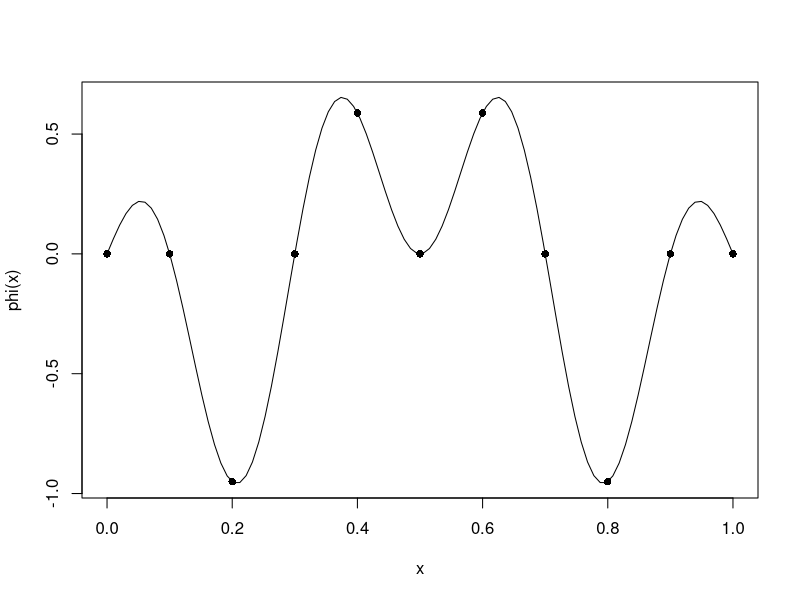
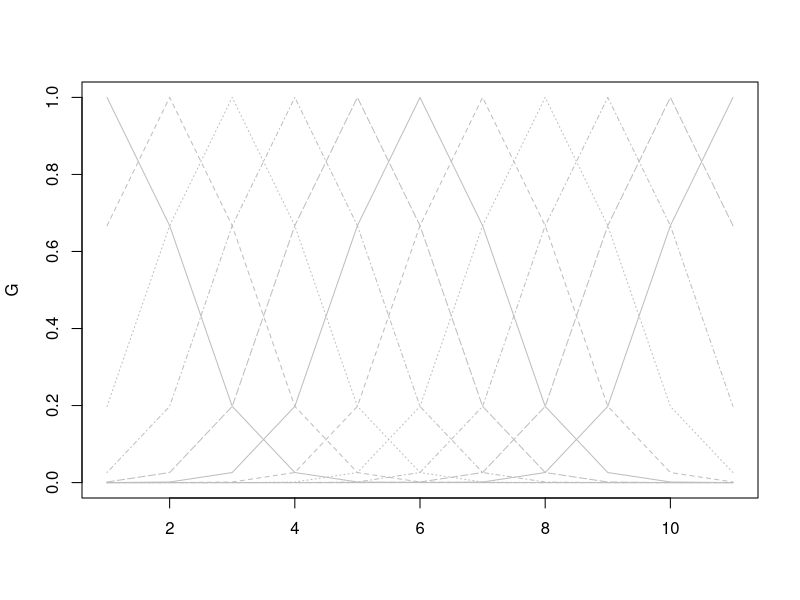
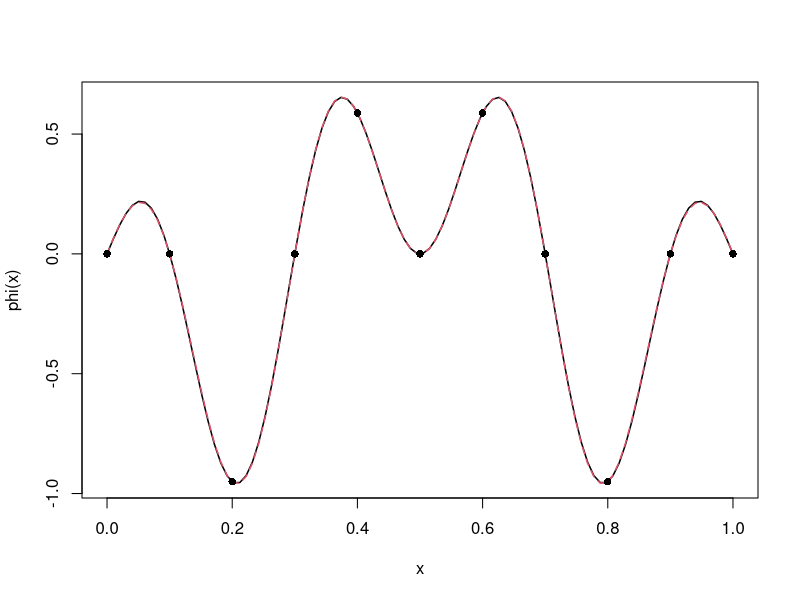
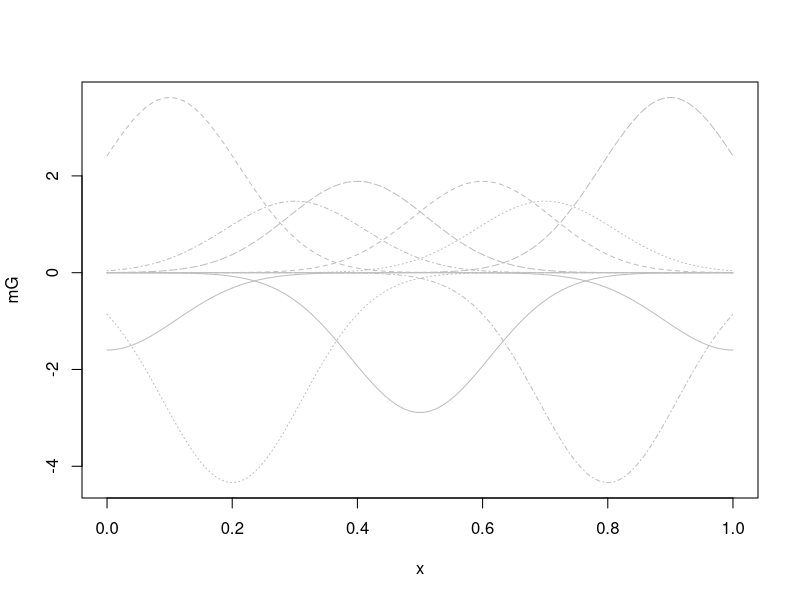
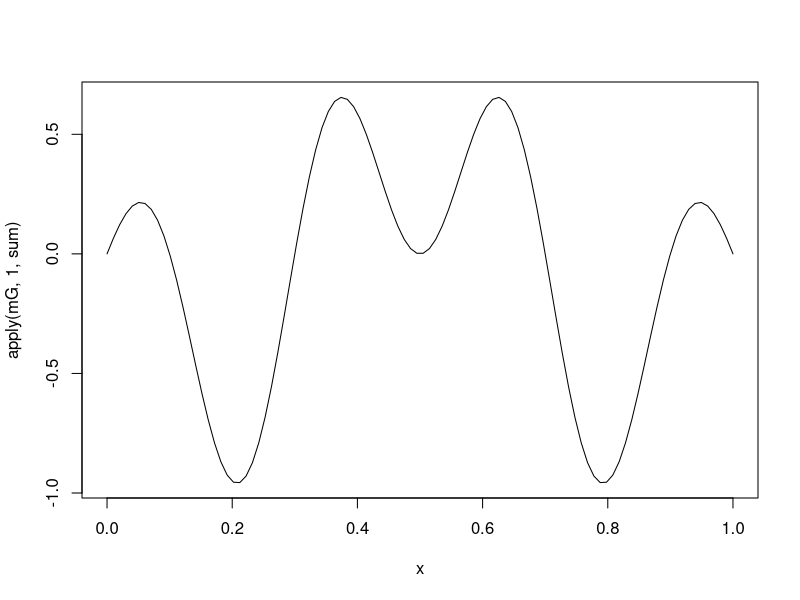

Write the R code that produced these figures, in order.
## Example from https://medium.com/@natsunoyuki/radial-basis-function-interpolation-e1152476758e

library(tidyverse)

## Function to draw samples from
phi <- function(x) {
  return(sin(2 * pi * x) * cos(5 * pi * x))
}

## Function to create Gaussian weights
## Gives weight as a function of distance betwee2 x1 and x2
gaussian <- function(x1, x2, l = 1) {
  return(exp(-(x1 - x2)^2 / (2 * l **2)))
}

## Function to create matrix of kernel weights
kernel_matrix <- function(X, l = 1) {
  nx = length(X)
  G = matrix(0, nrow = nx, ncol = nx)
  for (i in 1:nx) {
    for (j in 1:nx) {
      G[i, j] = gaussian(X[i], X[j], l)
    }
  }
  return(G)
}

## Basis function
## Dot product of G^-1 and the data (d)
rbf_model <- function(G, d) {
  m = solve(G) %*% d
  return(m)
}

## Prediction function 
## Args: interpolation points, data points, weights, etc
rbf_predict <- function(x, X, m, l = 1) {
  S = rep(0, length(x))
  for (i in 1:length(m)) {
    S = S + m[i] * gaussian(x, X[i], l)
  }
  return(S)
}

## Variables
x = seq(0, 1, length.out = 100) ## Dimension for prediction
N = 10 ## Number of samples
X = seq(0, N, 1) / N
d = phi(X)

## Plot original function and samples
plot(x, phi(x), type = 'l')
points(X, d, pch = 16)

# Gaussian length scale.
L = 1 / 9

## Calculate the kernel matrix for these poitns
G = kernel_matrix(X, L)

matplot(G, type = 'l', col = 'grey')

# Invert d = Gm for the model parameters.
m = rbf_model(G, d)
m
## Note that these are symmetrical (as the obs are too)

## Make prediction with m
S = rbf_predict(x, X, m, L)


## Prediction plot
plot(x, phi(x), type = 'l', lwd = 1.5)
lines(x, S, lty = 2, col = 2, lwd = 1.5)
points(X, d, pch = 16)

## Plot the weighted gaussians
mG <- matrix(NA, nrow = length(x), ncol = length(m))
for (i in 1:length(m)) {
  mG[ ,i] = m[i] * gaussian(x, X[i], L)
}
matplot(x, mG, type = 'l', col = 'gray')

## And just to show the effect - this is the sum of these weighted kernels 
## i.e. the prediction
plot(x, apply(mG, 1, sum), type = 'l')
